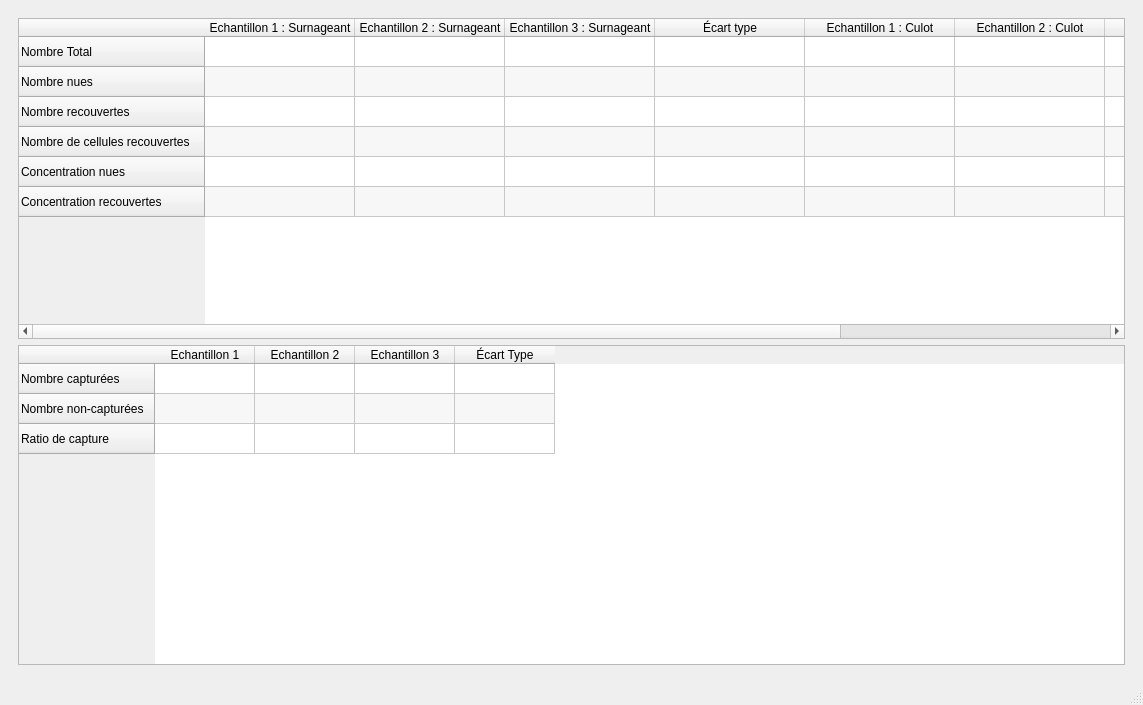
<?xml version="1.0" encoding="UTF-8"?>
<ui version="4.0">
 <class>MainWindow</class>
 <widget class="QMainWindow" name="MainWindow">
  <property name="geometry">
   <rect>
    <x>0</x>
    <y>0</y>
    <width>1143</width>
    <height>705</height>
   </rect>
  </property>
  <property name="windowTitle">
   <string>MainWindow</string>
  </property>
  <widget class="QWidget" name="centralwidget">
   <layout class="QHBoxLayout" name="horizontalLayout">
    <item>
     <widget class="QStackedWidget" name="stackedWidget">
      <widget class="QWidget" name="page">
       <layout class="QVBoxLayout" name="verticalLayout">
        <item>
         <widget class="QTableWidget" name="tableWidget">
          <property name="sizeAdjustPolicy">
           <enum>QAbstractScrollArea::AdjustToContents</enum>
          </property>
          <property name="alternatingRowColors">
           <bool>true</bool>
          </property>
          <attribute name="horizontalHeaderVisible">
           <bool>true</bool>
          </attribute>
          <attribute name="horizontalHeaderCascadingSectionResizes">
           <bool>false</bool>
          </attribute>
          <attribute name="horizontalHeaderMinimumSectionSize">
           <number>50</number>
          </attribute>
          <attribute name="horizontalHeaderDefaultSectionSize">
           <number>150</number>
          </attribute>
          <attribute name="horizontalHeaderHighlightSections">
           <bool>true</bool>
          </attribute>
          <attribute name="horizontalHeaderShowSortIndicator" stdset="0">
           <bool>false</bool>
          </attribute>
          <attribute name="horizontalHeaderStretchLastSection">
           <bool>false</bool>
          </attribute>
          <row>
           <property name="text">
            <string>Nombre Total</string>
           </property>
          </row>
          <row>
           <property name="text">
            <string>Nombre nues</string>
           </property>
          </row>
          <row>
           <property name="text">
            <string>Nombre recouvertes</string>
           </property>
          </row>
          <row>
           <property name="text">
            <string>Nombre de cellules recouvertes</string>
           </property>
          </row>
          <row>
           <property name="text">
            <string>Concentration nues</string>
           </property>
          </row>
          <row>
           <property name="text">
            <string>Concentration recouvertes</string>
           </property>
          </row>
          <column>
           <property name="text">
            <string>Echantillon 1 : Surnageant</string>
           </property>
          </column>
          <column>
           <property name="text">
            <string>Echantillon 2 : Surnageant</string>
           </property>
          </column>
          <column>
           <property name="text">
            <string>Echantillon 3 : Surnageant</string>
           </property>
          </column>
          <column>
           <property name="text">
            <string>Écart type</string>
           </property>
          </column>
          <column>
           <property name="text">
            <string>Echantillon 1 : Culot</string>
           </property>
          </column>
          <column>
           <property name="text">
            <string>Echantillon 2 : Culot</string>
           </property>
          </column>
          <column>
           <property name="text">
            <string>Echantillon 3 : Culot</string>
           </property>
          </column>
          <column>
           <property name="text">
            <string>Écart type</string>
           </property>
          </column>
         </widget>
        </item>
        <item>
         <widget class="QTableWidget" name="tableWidget_2">
          <property name="sizeAdjustPolicy">
           <enum>QAbstractScrollArea::AdjustToContents</enum>
          </property>
          <property name="alternatingRowColors">
           <bool>true</bool>
          </property>
          <attribute name="horizontalHeaderCascadingSectionResizes">
           <bool>false</bool>
          </attribute>
          <attribute name="horizontalHeaderStretchLastSection">
           <bool>false</bool>
          </attribute>
          <attribute name="verticalHeaderVisible">
           <bool>true</bool>
          </attribute>
          <attribute name="verticalHeaderCascadingSectionResizes">
           <bool>false</bool>
          </attribute>
          <attribute name="verticalHeaderStretchLastSection">
           <bool>false</bool>
          </attribute>
          <row>
           <property name="text">
            <string>Nombre capturées</string>
           </property>
          </row>
          <row>
           <property name="text">
            <string>Nombre non-capturées</string>
           </property>
          </row>
          <row>
           <property name="text">
            <string>Ratio de capture</string>
           </property>
          </row>
          <column>
           <property name="text">
            <string>Echantillon 1</string>
           </property>
          </column>
          <column>
           <property name="text">
            <string>Echantillon 2</string>
           </property>
          </column>
          <column>
           <property name="text">
            <string>Echantillon 3</string>
           </property>
          </column>
          <column>
           <property name="text">
            <string>Écart Type</string>
           </property>
          </column>
         </widget>
        </item>
       </layout>
      </widget>
      <widget class="QWidget" name="page_2"/>
     </widget>
    </item>
   </layout>
  </widget>
  <widget class="QMenuBar" name="menubar">
   <property name="geometry">
    <rect>
     <x>0</x>
     <y>0</y>
     <width>1143</width>
     <height>21</height>
    </rect>
   </property>
  </widget>
  <widget class="QStatusBar" name="statusbar"/>
 </widget>
 <resources/>
 <connections/>
</ui>
